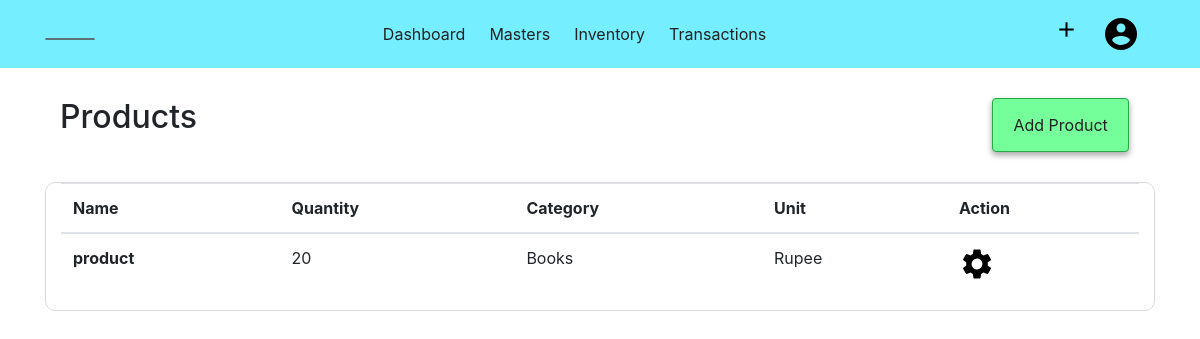
Page /product (signed in) on the earlier database version.
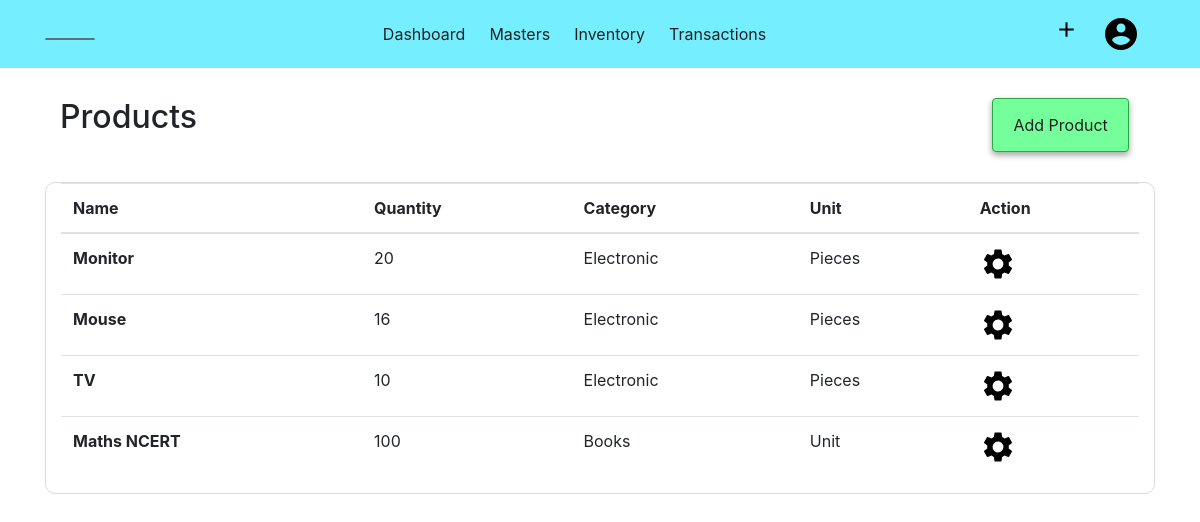
Same page on the later database version.
### acsystem/models.py (models this page shows)
class Product(db.Model):
    id = db.Column(db.Integer, primary_key=True)
    name = db.Column(db.String(40), nullable=False)
    category = db.Column(db.Integer, db.ForeignKey('productcategory.id', ondelete="CASCADE"), nullable=False)
    categoryname = db.Column(db.String(40))
    unit = db.Column(db.Integer, db.ForeignKey('unit.id'), nullable=False)
    unitname = db.Column(db.String(10))
    quantity = db.Column(db.Integer, default=0)
    rate = db.Column(db.Integer)
    salesprice = db.Column(db.Integer)
    company_id = db.Column(db.Integer, db.ForeignKey('company.id', ondelete="CASCADE"), nullable=False)

### acsystem/product/routes.py (the view)
@products.route("/product")
@login_required
def product():
    if current_user.activecompany == 0:
        flash(f"No Company is Activated! ","warning")
        return redirect(url_for('company.companies'))
    productlist = Product.query.filter_by(company_id = current_user.activecompany).all()
    return render_template('producttemplate/products.html', title="Products", productlist = productlist);

### acsystem/models.py (called while the page is built)
@login_manager.user_loader
def load_user(user_id):
    return User.query.get(int(user_id))

### acsystem/templates/producttemplate/products.html
{% extends "layout.html"%}
{% block content %}
<div class="container">
    <div class="container-fluid">
        <h2 class="float-left">Products</h2>
        <ul class="nav justify-content-end">
            <li class="btn btn-success float-right">
                <a class="nav-link" href="{{ url_for('products.addproduct') }}">Add Product</a>
            </li>
        </ul>
    </div>
    <div class="container-fluid" style="border:1px solid rgb(218, 218, 218); border-radius:10px;">
        <table class="table table-hover">
            <thead>
                <tr>
                    <th scope="col">Name</th>
                    <th scope="col">Quantity</th>
                    <th scope="col">Category</th>
                    <th scope="col">Unit</th>
                    <th scope="col">Action</th>
                </tr>
            </thead>
            <tbody>
                {% for product in productlist %}
                <tr>
                    <th scope="row">{{product.name }}</th>
                    <td>{{ product.quantity }}</td>
                    <td>{{ product.categoryname }}</td>
                    <td>{{ product.unitname }}</td>
                    <td>
                        <a href="{{ url_for('products.productdetail', product_id = product.id) }}">
                        <img src="{{ url_for('static',filename='images/setting.png') }}" alt="Setting">
                        </a>
                    </td>
                {% endfor %}
            </tbody>
        </table>
    </div>
</div>
{% endblock content %}

### acsystem/templates/layout.html (shortened to what this page needs)
{% extends "header.html" %}
{% block body %}
<nav class="navbar navbar-expand-lg">
    <div class="container">
        <ul class="navbar-nav">
            <li>
                {% if activecomp %}
                <a class="navbar-brand" href="{{ url_for('company.companies') }}">{{ activecomp.companyname }} </a>
                {% else %}
                <a class="navbar-brand" href="{{ url_for('company.companies') }}">Select Company </a>
                {% endif %}
            </li>
        </ul>
        <ul class="navbar-nav">
            <li class="nav-item">
                <a class="nav-link" href="{{ url_for('users.dashboard')}}">Dashboard</a>
            </li>
            <li class="nav-item dropdown">
                <a class="nav-link dropdown-toggle" href="#" id="drop1" data-toggle="dropdown">
                    Masters
                </a>
            </li>
            <li class="nav-item dropdown">
                <a class="nav-link dropdown-toggle" href="#" id="drop2" data-toggle="dropdown">
                    Inventory
                </a>
            </li>
            <li class="nav-item dropdown">
                <a class="nav-link dropdown-toggle" href="#" id="drop2" data-toggle="dropdown">
                    Transactions
                </a>
            </li>
        </ul>
        <ul class="navbar-nav">
            <li class="nav-item dropdown">
                <a class="nav-link dropdown-toggle" href="#" id="dropadd" data-toggle="dropdown">
                    <img src="{{url_for('static', filename='images/add.png')}}" alt="+" width="25px;"></a>
            </li>
            <li class="nav-item dropdown">
                <a class="nav-link dropdown-toggle" href="#" id="dropaccount" data-toggle="dropdown">
                    <img src="{{ url_for('static', filename='images/user.png')}}" alt="Account">
                </a>
            </li>
        </ul>
    </div>
</nav>
    {% block content%} {% endblock %}
{% endblock %}

### acsystem/templates/header.html (shortened to what this page needs)
<!DOCTYPE html>
<html lang="en">
<head>
    <link rel="stylesheet" href="{{url_for('static', filename='bootstrap.css')}}">
    <link rel="stylesheet" href="{{url_for('static', filename='main.css')}}">
    <link rel="stylesheet" href="{{url_for('static', filename='style.css')}}">
    <link rel="stylesheet" href="https:/cdnjs.cloudflare.com/ajax/libs/toastr.js/latest/toastr.min.css">
</head>
<body>
        {% block body%} {% endblock %}
</body>
</html>

### acsystem/static/main.css (style rules this page uses)
a { color: rgb(34, 34, 34) !important; }

### acsystem/static/style.css (style rules this page uses)
.btn { -webkit-box-shadow: 0 3px 6px rgba(0, 0, 0, 0.16), 0 3px 6px rgba(0, 0, 0, 0.23); box-shadow: 0 3px 6px rgba(0, 0, 0, 0.16), 0 3px 6px rgba(0, 0, 0, 0.23); }
.dropdown ::after { display: none !important; }
.navbar-brand { color: rgba(0, 0, 0, 0.822); border: 1px solid rgba(83, 83, 83, 0.8); border-radius: 30px; padding: 0 1.5rem; }
.nav-item { display: block; padding-right: .5rem; }
.navbar-nav { -webkit-box-orient: horizontal !important; -webkit-box-direction: normal !important; -ms-flex-direction: row !important; flex-direction: row !important; }
.nav-link { color: rgba(12, 12, 12, 0.76); padding: .5rem !important; }
.navbar { background-color: #75efff; }
.btn { margin: 0 .7rem; }
.btn-success { background-color: #75ff9b !important; }
.container-fluid { margin-top: 30px !important; }

Differences in the rows shown:
changed Product: name "product" → "Monitor"; categoryname "Books" → "Electronic"; unitname "Rupee" → "Pieces"
added Product: name "Mouse", quantity "16", categoryname "Electronic", unitname "Pieces"
added Product: name "TV", quantity "10", categoryname "Electronic", unitname "Pieces"
added Product: name "Maths NCERT", quantity "100", categoryname "Books", unitname "Unit"
